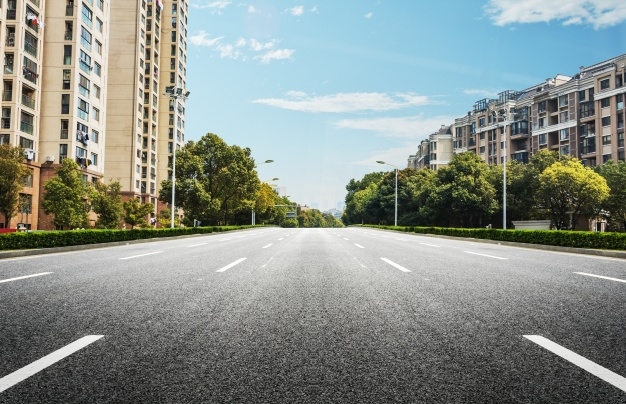
#> input picture pytsr/road7.jpg, 626 x 404 px
$ python line_detect.py road7.jpg
#> lines starting #> are read from the running program, lines starting #| are printed output that depends on the picture; after the words box and inside, x2 and y2 are one past the last pixel; in counts of white or black regions, pixels touching at a corner belong together
#> in main, image is the input picture: shape (404, 626, 3); mean B, G, R 138.8, 144.8, 136.9
#!/usr/bin/env python3

import matplotlib.pyplot as plt
import matplotlib.image as mpimg
import numpy as np
import cv2
import math

from sys import argv

"""Module draw road lines on image"""

def region_of_interest(img, vertices):
    mask = np.zeros_like(img)
    match_mask_color = 255
    cv2.fillPoly(mask, vertices, match_mask_color)
    masked_image = cv2.bitwise_and(img, mask)

    return masked_image

def draw_lines(img, lines, thickness=3):
    line_img = np.zeros((img.shape[0], img.shape[1], 3), dtype=np.uint8)
    zone_img = np.zeros((img.shape[0], img.shape[1], 3), dtype=np.uint8)
    img = np.copy(img)

    if lines is None:
        return

    ctr = []

    for line in lines:
        for x1, y1, x2, y2 in line:
            cv2.line(line_img, (x1, y1), (x2, y2), (0, 255, 255), thickness)
            ctr += [[x1, y1], [x2, y2]]

    ctr[2], ctr[3] = ctr[3], ctr[2]
    cv2.fillConvexPoly(zone_img, np.array([ctr], 'int32'), (0, 255, 0))

    img = cv2.addWeighted(zone_img, 0.3, img, 1.0, 0.0)
    img = cv2.addWeighted(line_img, 0.8, img, 1.0, 0.0)

    return img

def pipeline(image):
    height = image.shape[0]
#> height = 404
    width = image.shape[1]
#> width = 626

    region_of_interest_vertices = [(0, height), (width / 2, height / 2), (width, height),]
#> region_of_interest_vertices = [(0, 404), (313, 202), (626, 404)]
    gray_image = cv2.cvtColor(image, cv2.COLOR_RGB2GRAY)
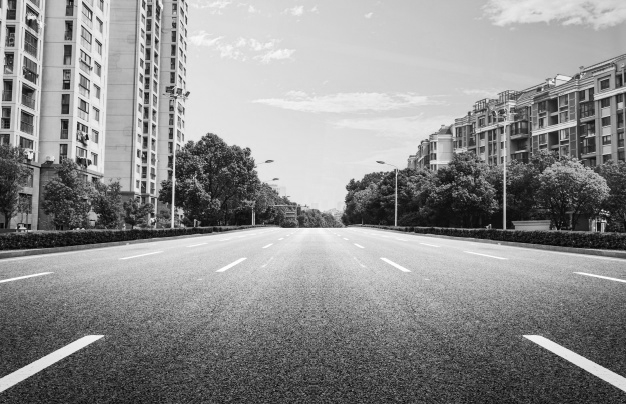
#> gray_image: shape (404, 626); min 1, max 255, mean 142
    cannyed_image = cv2.Canny(gray_image, 100, 200)
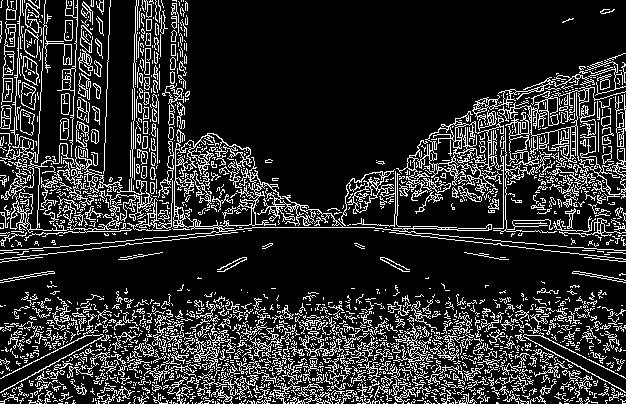
#> cannyed_image: shape (404, 626); 17.2% white in thin lines or dots

    cropped_image = region_of_interest(cannyed_image, np.array([region_of_interest_vertices], np.int32))
#> in region_of_interest, `cv2.fillPoly(mask, vertices, match_mask_color)`:
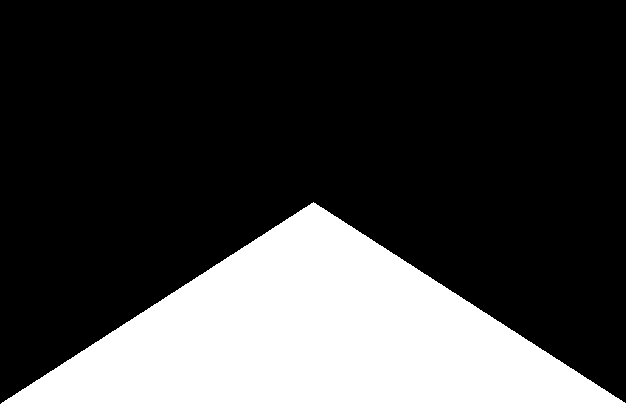
#> mask: shape (404, 626); 25% white; 1 white region, box (x1, y1, x2, y2) and area: (1, 202, 626, 404) 63337
#> in region_of_interest, `masked_image = cv2.bitwise_and(img, mask)`:
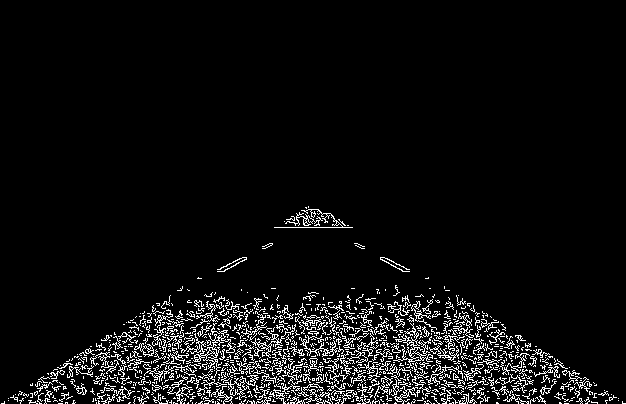
#> masked_image: shape (404, 626); 5.9% white in thin lines or dots, all inside (x1, y1, x2, y2) = (1, 206, 626, 404)

    lines = cv2.HoughLinesP(cropped_image, rho=6, theta=np.pi / 60, threshold=160, lines=np.array([]), minLineLength=40, maxLineGap=25)
#> lines = 104 rows, first 6: [15, 394, 611, 394], [59, 368, 515, 368], [40, 387, 586, 387], [53, 370, 574, 370], [66, 361, 559, 361], [74, 356, 504, 334]

    left_line_x = []
    left_line_y = []
    right_line_x = []
    right_line_y = []

    for line in lines:
        for x1, y1, x2, y2 in line:
            slope = (y2 - y1) / (x2 - x1)
            if math.fabs(slope) < 0.5:
                continue
            if slope <= 0:
                left_line_x.extend([x1, x2])
                left_line_y.extend([y1, y2])
            else:
                right_line_x.extend([x1, x2])
                right_line_y.extend([y1, y2])
#> this loop made 104 passes
#> line on passes 1 to 12: [[15, 394, 611, 394]], [[59, 368, 515, 368]], [[40, 387, 586, 387]], [[53, 370, 574, 370]], [[66, 361, 559, 361]], [[74, 356, 504, 334]], [[39, 390, 604, 390]], [[83, 378, 586, 378]], [[168, 360, 517, 342]], [[8, 400, 618, 400]], [[80, 355, 483, 313]], [[96, 343, 467, 304]]
#> after the loop, left_line_x = [21, 171, 10, 163, 22, 189, 267, 318, 44, 170, 37, 165, 2, 106, 128, 188, 39, 168, 65, 190, 178, 271]; left_line_y = [401, 303, 397, 308, 399, 290, 247, 210, 403, 312, 401, 308, 403, 336, 321, 290, 403, 309, 403, 302, 290, 243]; right_line_x = [354, 403, 449, 596, 448, 579, 474, 552, 485, 582, 463, 587]; right_line_y = [243, 271, 302, 397, 297, 373, 311, 356, 320, 383, 313, 403]

    min_y = int(image.shape[0] * (3 / 5))
#> min_y = 242
    max_y = int(image.shape[0])
#> max_y = 404

    poly_left = np.poly1d(np.polyfit(left_line_y, left_line_x, deg=1))

    left_x_start = int(poly_left(max_y))
#> left_x_start = 23
    left_x_end = int(poly_left(min_y))
#> left_x_end = 264

    poly_right = np.poly1d(np.polyfit(right_line_y, right_line_x, deg=1))

    right_x_start = int(poly_right(max_y))
#> right_x_start = 611
    right_x_end = int(poly_right(min_y))
#> right_x_end = 359

    line_image = draw_lines(image, [[[left_x_start, max_y, left_x_end, min_y], [right_x_start, max_y, right_x_end, min_y]]], thickness=5)
#> after the loop in draw_lines, `for line in lines:`:
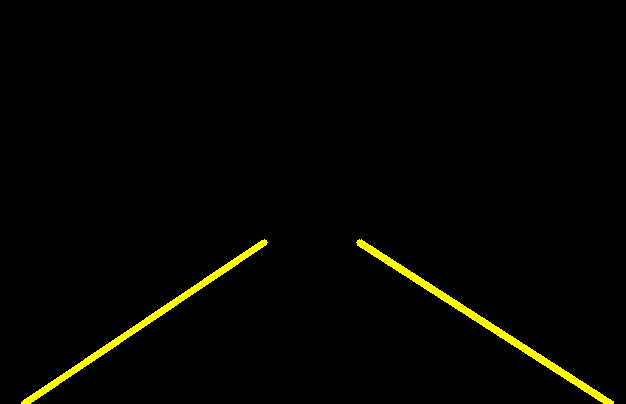
#> line_img: shape (404, 626, 3); mean of channels 0, 1, 2 0, 4.2, 4.2; drawn as B, G, R
#> in draw_lines, `cv2.fillConvexPoly(zone_img, np.array([ctr], 'int32'), (0, 255, 0))`:
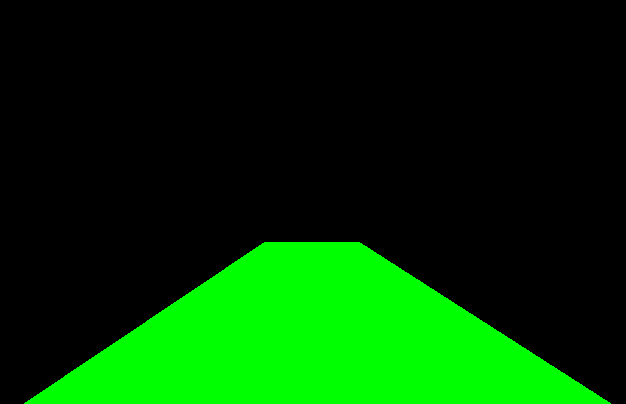
#> zone_img: shape (404, 626, 3); mean of channels 0, 1, 2 0, 55.9, 0; drawn as B, G, R
#> in draw_lines, `img = cv2.addWeighted(zone_img, 0.3, img, 1.0, 0.0)`:
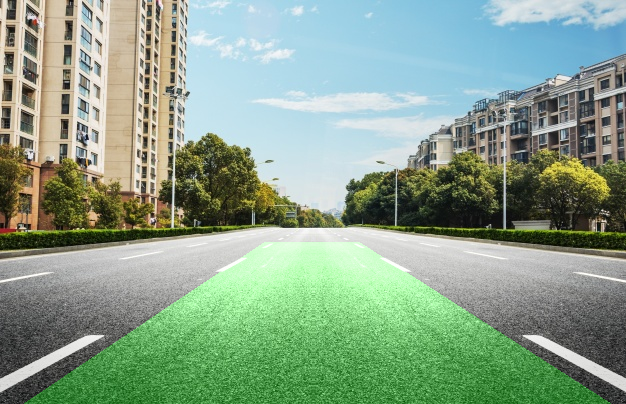
#> img: shape (404, 626, 3); mean of channels 0, 1, 2 138.8, 160.8, 136.9; drawn as B, G, R

    return line_image

def main():
    if len(argv) == 2:
        try:
            image = cv2.imread(argv[1], 1)
            cv2.imshow('image', pipeline(image))
            cv2.waitKey(0)
            cv2.destroyAllWindows()
        except Exception as e:
            print('line_detect: %s' % str(e))
            exit(1)

if __name__ == '__main__':
    main()

# [7 lines of commented-out code are left out]
